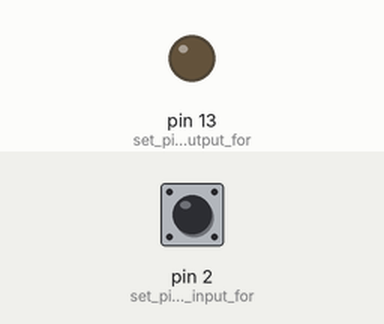
This sketch was run on a simulated Arduino Uno, built with avr-gcc and run on an emulated ATmega328P. On the bench: output pins drawn as LEDs (lit = HIGH). The test bench sets the inputs (shaded band); at power-on: pin 2 (set_pinmode_as_input_for) LOW.

Above: at 1.2 s.
1.3 s: pin 2 (set_pinmode_as_input_for) pulled HIGH for 0.15 s
At 1.37 s:
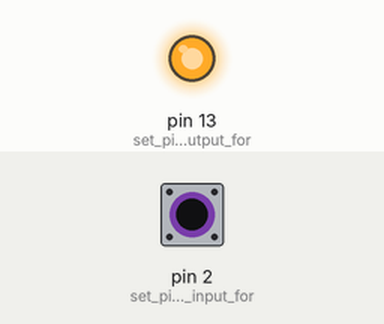
2.9 s: pin 2 (set_pinmode_as_input_for) pulled HIGH for 3.2 s
At 7.0 s:
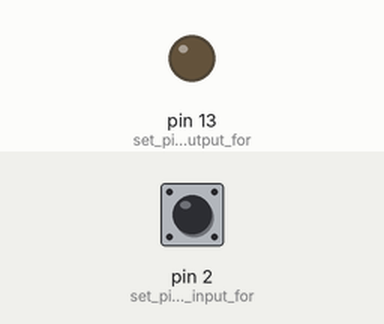
Timing chart, 0 to 8.5 s (numbered marks = the images above; inputs shaded):
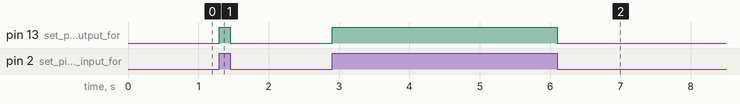

Measured:
- after the input at 1.3 s, pin 13 (set_pinmode_as_output_for): LOW → HIGH at once, → LOW 0.15 s later
- after the input at 2.9 s, pin 13 (set_pinmode_as_output_for): LOW → HIGH at once, → LOW 3.2 s later

The sketch:

M1_T2P.ino
```cpp
int pin = 2;  //declaring pin 2 for interrupts

volatile int state = LOW;  //declaring it as volatile and initializing as low

void setup()
{
  pinMode(13, OUTPUT); //set pinmode as output for pin 13
  pinMode(2,  INPUT);  //set pinmode as input for pin 2

  attachInterrupt(digitalPinToInterrupt(pin),flash, CHANGE); //attaching interrupt at pin 2 to blink when it changes value i.e., motion is detected

  }

 void loop(){
 }

void flash() {
  state = !state;  //toggle state when interrupt occurs
  digitalWrite(13, state);  //pin 13 as new value of state
}
```
